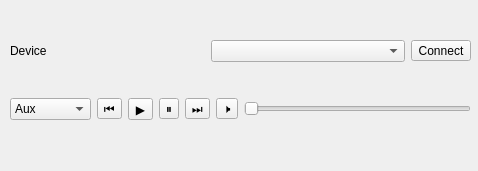
<?xml version="1.0" encoding="UTF-8"?>
<ui version="4.0">
 <class>MainWindow</class>
 <widget class="QMainWindow" name="MainWindow">
  <property name="geometry">
   <rect>
    <x>0</x>
    <y>0</y>
    <width>478</width>
    <height>171</height>
   </rect>
  </property>
  <property name="windowTitle">
   <string>MainWindow</string>
  </property>
  <widget class="QWidget" name="centralwidget">
   <widget class="QWidget" name="verticalLayoutWidget">
    <property name="geometry">
     <rect>
      <x>10</x>
      <y>10</y>
      <width>461</width>
      <height>141</height>
     </rect>
    </property>
    <layout class="QVBoxLayout" name="verticalLayout">
     <item>
      <layout class="QHBoxLayout" name="horizontalLayout">
       <item>
        <widget class="QLabel" name="label">
         <property name="text">
          <string>Device</string>
         </property>
        </widget>
       </item>
       <item>
        <widget class="QComboBox" name="selectDevice"/>
       </item>
       <item>
        <widget class="QToolButton" name="buttonLink">
         <property name="text">
          <string>Connect</string>
         </property>
         <property name="icon">
          <iconset theme="network-connect">
           <normaloff>.</normaloff>.</iconset>
         </property>
        </widget>
       </item>
      </layout>
     </item>
     <item>
      <layout class="QHBoxLayout" name="horizontalLayout_2">
       <item>
        <widget class="QComboBox" name="selectMode">
         <item>
          <property name="text">
           <string>Aux</string>
          </property>
         </item>
         <item>
          <property name="text">
           <string>Bluetooth</string>
          </property>
         </item>
        </widget>
       </item>
       <item>
        <widget class="QToolButton" name="buttonPrev">
         <property name="text">
          <string>⏮</string>
         </property>
         <property name="icon">
          <iconset theme="media-skip-backward">
           <normaloff>.</normaloff>.</iconset>
         </property>
        </widget>
       </item>
       <item>
        <widget class="QToolButton" name="buttonPlay">
         <property name="text">
          <string>▶</string>
         </property>
         <property name="icon">
          <iconset theme="media-play">
           <normaloff>.</normaloff>.</iconset>
         </property>
        </widget>
       </item>
       <item>
        <widget class="QToolButton" name="buttonPause">
         <property name="text">
          <string>⏸</string>
         </property>
         <property name="icon">
          <iconset theme="media-pause">
           <normaloff>.</normaloff>.</iconset>
         </property>
        </widget>
       </item>
       <item>
        <widget class="QToolButton" name="buttonNext">
         <property name="text">
          <string>⏭</string>
         </property>
         <property name="icon">
          <iconset theme="media-skip-forward">
           <normaloff>.</normaloff>.</iconset>
         </property>
        </widget>
       </item>
       <item>
        <widget class="QToolButton" name="buttonVolume">
         <property name="text">
          <string>🕨</string>
         </property>
         <property name="icon">
          <iconset theme="player-volume">
           <normaloff>.</normaloff>.</iconset>
         </property>
        </widget>
       </item>
       <item>
        <widget class="QSlider" name="sliderVolume">
         <property name="maximum">
          <number>31</number>
         </property>
         <property name="pageStep">
          <number>4</number>
         </property>
         <property name="orientation">
          <enum>Qt::Horizontal</enum>
         </property>
        </widget>
       </item>
      </layout>
     </item>
    </layout>
   </widget>
  </widget>
 </widget>
 <resources/>
 <connections/>
</ui>
